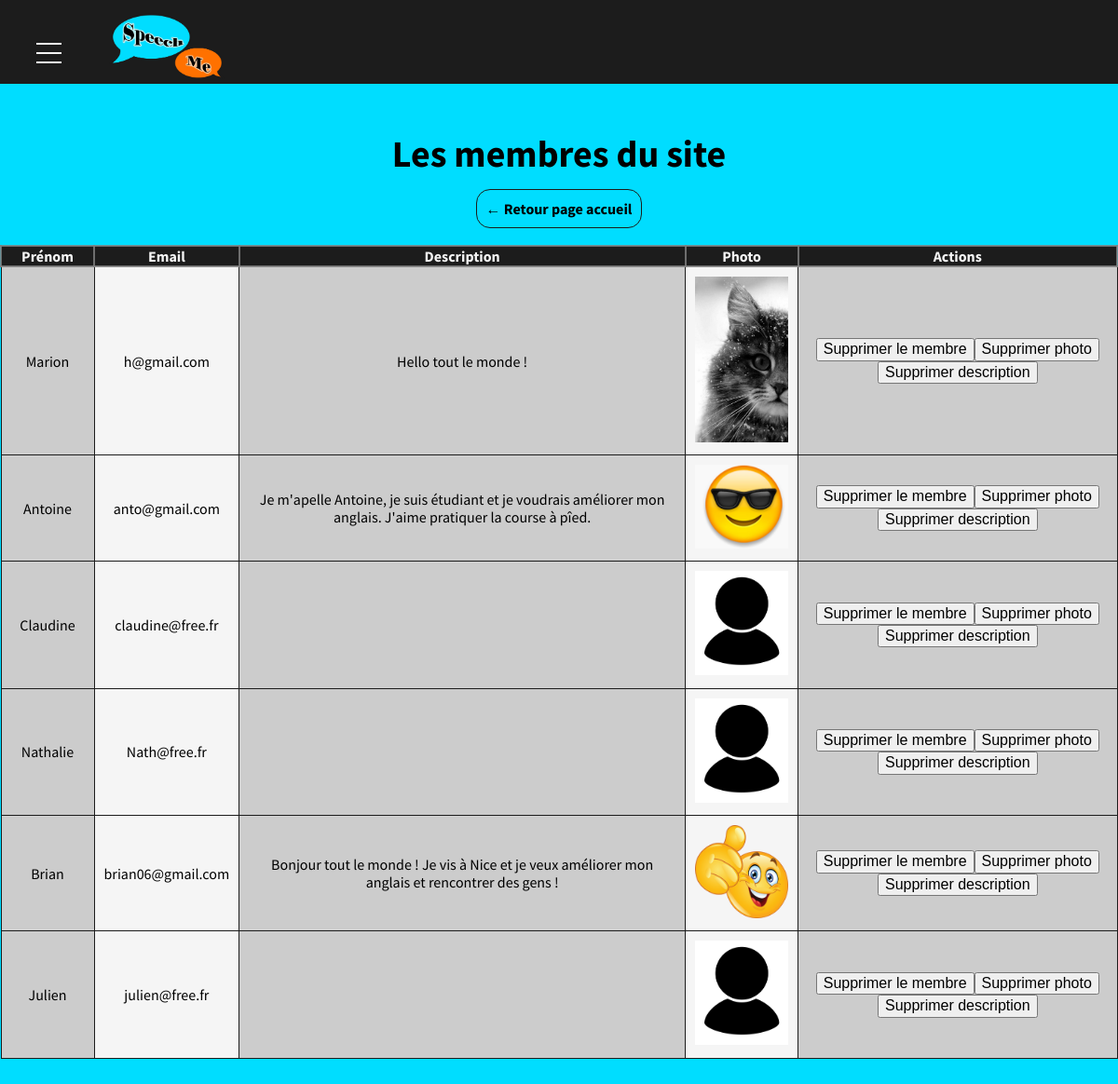
The app's page /backoffice/users_BO.php (signed in) with its own data.
### tables this page shows
CREATE TABLE IF NOT EXISTS `user` (
  `id` int(255) NOT NULL AUTO_INCREMENT,
  `email` varchar(255) NOT NULL,
  `password` varchar(500) NOT NULL,
  `prenom` varchar(255) NOT NULL,
  `role` enum('admin','user') NOT NULL,
  `photo` varchar(255) NOT NULL,
  `description` text NOT NULL,
  `id_villes` int(11) NOT NULL,
  PRIMARY KEY (`id`),
  KEY `user_ibfk_1` (`id_villes`)
);

### backoffice/users_BO.php (the view, shortened to what this page needs)
<?php
include "../include/connexion_BdD.php";
?>
<!DOCTYPE html>
<html lang='fr'>
<head>
    <link rel="stylesheet" media="all" href="../CSS/normalize.css">
    <link rel="stylesheet" media="all" href="../CSS/style.css">
</head>
<body>
<div class="container">
        <header class="pusher">
                <a href="" id = "header_icone" class="header_icone"></a>
            <div id="logo">
                <a href="index_BO"><img src="../images/logo.png" alt="logo"></a>
            </div>
        </header>
        <main>
            <section id="users_BO">
                <h1>Les membres du site</h1>
                <a href="index_BO.php">&larr; Retour page accueil</a>
<?php
$informations = $pdo -> query("SELECT id,prenom,email,description,photo FROM user WHERE role='user'")->fetchAll();
?>
                <table>
                    <tr>
                        <th>Prénom</th>
                        <th>Email</th>
                        <th>Description</th>
                        <th>Photo</th>
                        <th>Actions</th>
                    </tr>
<?php
foreach($informations as $information):
?>
                    <tr class="tr" data-id = "<?php echo $information['id']; ?>">
                        <td data-label="Prénom"><?php echo $information['prenom']; ?></td>
                        <td data-label="Email"><?php echo $information['email']; ?></td>
                        <td data-label="Description"><p><?php echo $information['description']; ?></p></td>
                        <td data-label="Photo"><img src="<?php echo "../".$information['photo']; ?>"></td>
                        <td data-label="Actions"><button type="submit" name="sup_membre" class="sup_membre" data-id = "<?php echo $information['id']; ?>">Supprimer le membre</button><button type="submit" name="sup_photo" class="sup_photo" data-id = "<?php echo $information['id']; ?>">Supprimer photo</button><button type="submit" name="sup_descr" class="sup_descr" data-id = "<?php echo $information['id']; ?>">Supprimer description</button></td>
                    <tr>
<?php
endforeach;
?>
                </table>
            </section>
        </main>
    </div>
</body>
</html>

### CSS/style.css (style rules this page uses)
* { -moz-box-sizing: border-box; box-sizing: border-box; }
html { height: 100%; }
body { background-color: #00DDFF; min-height: 100%; margin: 0; padding: 0; padding-bottom: 5em; font-family: 'Source Sans Pro'; position: relative; }
a { text-decoration: none; color: inherit; }
.container { overflow: hidden; height: 100%; }
.pusher { transition-duration: 0.3s; transform: translateX(0); }
header { background: #1c1c1c; display: flex; color: #f5f5f5; min-height: 90px; }
header div#logo { position: absolute; left: 110px; top: 10px; }
header div#logo img { width: 140px; }
header .header_icone { position: absolute; left: 40px; top: 25px; width: 50px; height: 50px; cursor: pointer; }
header .header_icone:after { content: ""; position: absolute; width: 25px; height: 0; top: 12px; box-shadow: 0 10px 0 1px #f5f5f5, 0 20px 0 1px #f5f5f5, 0 30px 0 1px #f5f5f5; }
main section { max-width: 1400px; margin: 0 auto; clear: both; text-align: center; }
main section h1 { font-weight: bolder; font-size: 2.5rem; padding-top: 25px; }
section#users_BO { text-align: center; }
section#users_BO h1 { font-size: 2.5rem; }
section#users_BO > a { border: 1px solid #1c1c1c; border-radius: 15px; font-weight: bold; padding: 10px; }
section#users_BO table { border-collapse: collapse; text-align: center; margin: 30px auto; }
section#users_BO table tr { margin-bottom: 1rem; }
section#users_BO table tr th { color: #f5f5f5; min-width: 100px; background-color: #1c1c1c; border: 2px solid rgba(128, 128, 128, 0.822); }
section#users_BO table tr td { border: 1px solid #1c1c1c; background-color: #f5f5f5; padding: 10px; }
section#users_BO table tr td:nth-child(odd) { background-color: #ccc; }
section#users_BO table tr td img { width: 100px; }

### records on screen
user: prenom "Marion", email "h@gmail.com", description "Hello tout le monde !", photo (picture)
user: prenom "Antoine", email "anto@gmail.com", description "Je m'apelle Antoine, je suis étudiant et je voudrais améliorer mon anglais. J'aime pratiquer la course à pîed.", photo (picture)
user: prenom "Claudine", email "claudine@free.fr", photo (picture)
user: prenom "Nathalie", email "Nath@free.fr", photo (picture)
user: prenom "Brian", email "brian06@gmail.com", description "Bonjour tout le monde ! Je vis à Nice et je veux améliorer mon anglais et rencontrer des gens !", photo (picture)
user: prenom "Julien", email "julien@free.fr", photo (picture)
